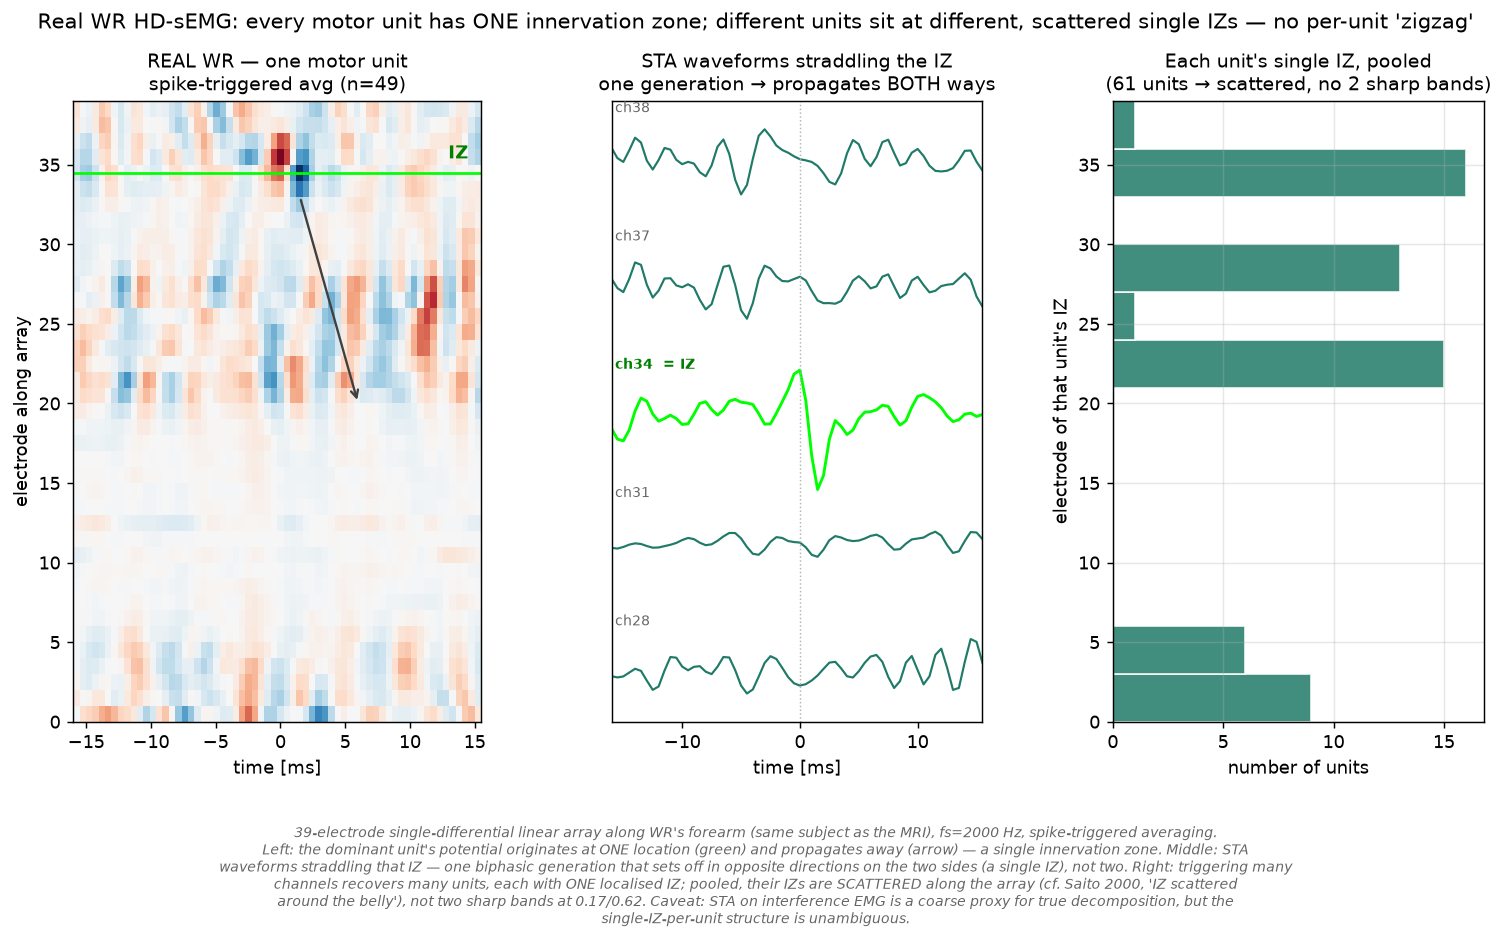

The script that saved this image:
"""REAL WR HD-sEMG check of the innervation-zone question.

Data: emg-decomposition/data/processed/WR2 — a 39-electrode single-differential linear
array along WR's forearm (the SAME subject as the MRI), fs=2000 Hz. Spike-triggered averaging
recovers the propagation of dominant motor units; we read off their innervation zones.

Question under test: does a real motor unit show ONE innervation zone (a single 'V' in
peak-arrival), or the MULTIPLE-IZ 'zigzag' our new-method MUAP figures produced?
"""
import numpy as np, matplotlib; matplotlib.use("Agg"); import matplotlib.pyplot as plt
from scipy.signal import find_peaks, butter, filtfilt
DATA="/home/noura/Documents/Projects/PhD/emg-decomposition/data/processed/WR2"
fs=2000.0
def load(fn):
    s=np.load(f"{DATA}/{fn}/bipolar_emg.npy")[2]                 # (39,20000) single-diff array
    b,a=butter(4,[20/(fs/2),450/(fs/2)],btype="band"); return filtfilt(b,a,s,axis=1)
def sta(sig,trig,W):
    x=sig[trig]; th=5*np.median(np.abs(x))/0.6745
    pk,_=find_peaks(np.abs(x),height=th,distance=int(0.02*fs))
    out=np.zeros((sig.shape[0],2*W)); n=0
    for p in pk:
        if p-W<0 or p+W>sig.shape[1]:continue
        out+=sig[:,p-W:p+W];n+=1
    return out/max(n,1),n
W=int(0.016*fs); tt=(np.arange(2*W)/fs-0.016)*1e3

# --- a well-propagating single unit (clear IZ + two-way propagation) ---
sig=load("20mvc_rep1_index"); NCH=sig.shape[0]
S,n=sta(sig,36,W); p2p=S.max(1)-S.min(1); izc=int(np.argmax(p2p))
active=p2p>0.30*p2p.max()
arr=np.array([np.argmax(np.abs(S[c])) for c in range(NCH)]).astype(float)

# --- population: where each unit's single IZ sits (scatter along the array) ---
locs=[]
for task in ["10mvc_rep1_index","20mvc_rep1_index","30mvc_rep1_middle","10mvc_rep1_middle"]:
    s2=load(task); rms=s2.std(1)
    for c in range(NCH):
        if rms[c]<0.4*rms.max(): continue
        Sc,nc=sta(s2,c,W)
        if nc<20: continue
        locs.append(int(np.argmax(Sc.max(1)-Sc.min(1))))
locs=np.array(locs)

fig=plt.figure(figsize=(14,6.2)); gs=fig.add_gridspec(1,3,width_ratios=[1.1,1,1],wspace=0.34)

a=fig.add_subplot(gs[0,0]); v=np.abs(S).max()
a.imshow(S,aspect="auto",origin="lower",extent=[tt[0],tt[-1],0,NCH],cmap="RdBu_r",vmin=-v,vmax=v)
a.axhline(izc+.5,color="lime",lw=1.5); a.text(tt[-1]-1,izc+1.4,"IZ",color="green",fontsize=10,ha="right",fontweight="bold")
a.annotate("",xy=(6,izc-14),xytext=(1.5,izc-1),arrowprops=dict(arrowstyle="->",color="0.25",lw=1.3))
a.set_title(f"REAL WR — one motor unit\nspike-triggered avg (n={n})",fontsize=10.5)
a.set_xlabel("time [ms]"); a.set_ylabel("electrode along array")

b=fig.add_subplot(gs[0,1])
# STA waveforms straddling the IZ: one biphasic generation that propagates in BOTH directions
# (waves on the two sides of the IZ set off in opposite directions) = a single innervation zone
off=[6,3,0,-3,-6]; sc=1e6
for k,dd in enumerate(off):
    ch=int(np.clip(izc+dd,0,NCH-1)); w=S[ch]*sc
    col="lime" if dd==0 else "#1f7a68"
    b.plot(tt,w-k*np.abs(S).max()*sc*1.7,color=col,lw=1.6 if dd==0 else 1.2)
    b.text(tt[0]+0.3,-k*np.abs(S).max()*sc*1.7+np.abs(S).max()*sc*0.6,f"ch{ch}"+("  = IZ" if dd==0 else ""),
           fontsize=8,color=("green" if dd==0 else "0.4"),fontweight=("bold" if dd==0 else "normal"))
b.axvline(0,color="0.7",ls=":",lw=0.8)
b.set_title("STA waveforms straddling the IZ\none generation → propagates BOTH ways",fontsize=10.5)
b.set_xlabel("time [ms]"); b.set_yticks([]); b.set_xlim(tt[0],tt[-1])

c=fig.add_subplot(gs[0,2])
c.hist(locs,bins=np.arange(0,NCH+3,3),orientation="horizontal",color="#1f7a68",alpha=.85,edgecolor="w")
c.set_title(f"Each unit's single IZ, pooled\n({len(locs)} units → scattered, no 2 sharp bands)",fontsize=10.5)
c.set_xlabel("number of units"); c.set_ylabel("electrode of that unit's IZ"); c.set_ylim(0,NCH); c.grid(alpha=.3)

fig.suptitle("Real WR HD-sEMG: every motor unit has ONE innervation zone; different units sit at different, scattered single IZs — no per-unit 'zigzag'",
             fontsize=11.5,y=0.99)
cap=("39-electrode single-differential linear array along WR's forearm (same subject as the MRI), fs=2000 Hz, spike-triggered averaging.\n"
     "Left: the dominant unit's potential originates at ONE location (green) and propagates away (arrow) — a single innervation zone. Middle: STA\n"
     "waveforms straddling that IZ — one biphasic generation that sets off in opposite directions on the two sides (a single IZ), not two. Right: triggering many\n"
     "channels recovers many units, each with ONE localised IZ; pooled, their IZs are SCATTERED along the array (cf. Saito 2000, 'IZ scattered\n"
     "around the belly'), not two sharp bands at 0.17/0.62. Caveat: STA on interference EMG is a coarse proxy for true decomposition, but the\n"
     "single-IZ-per-unit structure is unambiguous.")
fig.text(0.5,-0.14,cap,ha="center",fontsize=7.8,style="italic",color="0.4")
plt.savefig("real_iz_check.png",dpi=130,bbox_inches="tight")
print(f"dominant unit IZ ch {izc}, active over {int(active.sum())} ch; population IZ spread ch {locs.min()}-{locs.max()} std {locs.std():.1f}, n={len(locs)}")
print("saved real_iz_check.png")
